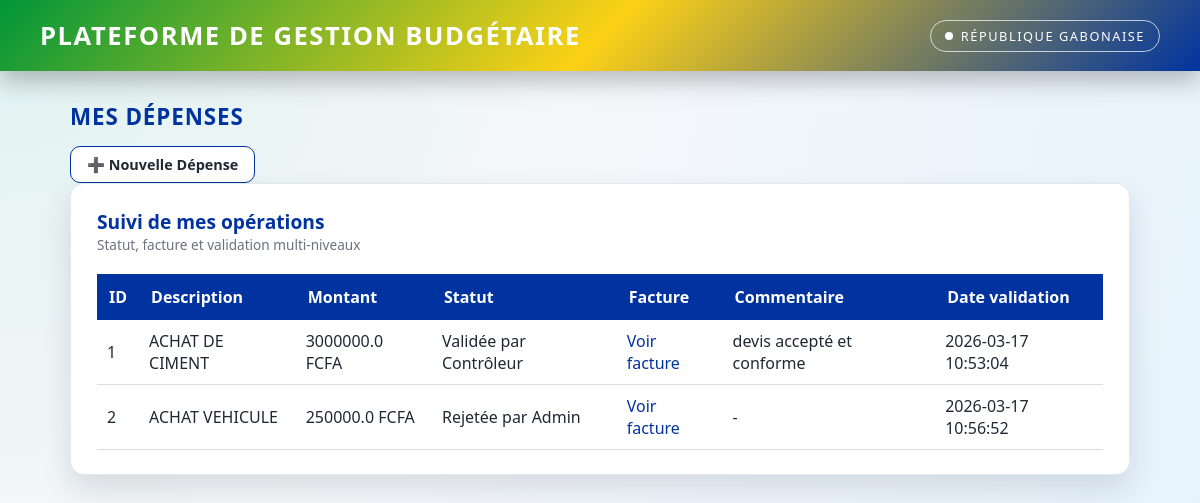
The page /dashboard/agent (signed in) on the database its author committed.
### app/models.py (models this page shows)
class Depense(Base):
    __tablename__ = "depenses"
    id = Column(Integer, primary_key=True, index=True)
    description = Column(String)
    montant = Column(Float)
    budget_id = Column(Integer, ForeignKey("budgets.id"))
    budget = relationship("Budget", back_populates="depenses")
    user_id = Column(Integer, ForeignKey("users.id"))
    user = relationship("User", back_populates="depenses")
    statut = Column(String, default="en_attente")
    commentaire_controleur = Column(String, nullable=True)
    commentaire_admin = Column(String, nullable=True)   # ← AJOUT ICI
    date_validation = Column(String, nullable=True)
    date_creation = Column(DateTime, default=datetime.utcnow)
    facture = relationship("Facture", back_populates="depense", uselist=False)

### app/routes/dashboard.py (the view)
@router.get("/agent")
def dashboard_agent(
    request: Request,
    db: Session = Depends(get_db),
    current_user = Depends(auth.require_role(["agent", "controleur", "admin"]))
):
    depenses = db.query(models.Depense).filter(models.Depense.user_id == current_user.id).all()
    return templates.TemplateResponse("dashboard_agent.html", {
        "request": request,
        "depenses": depenses,
        "user": current_user
    })

### app/templates/dashboard_agent.html
{% extends "base.html" %}
{% block content %}
<h2>Mes Dépenses</h2>
<div class="actions mb-3">
    <a href="/depenses/create" class="btn btn-primary">➕ Nouvelle Dépense</a>
</div>
<div class="card">
    <div class="card-header">
        <div>
            <div class="card-title">Suivi de mes opérations</div>
            <div class="card-subtitle">Statut, facture et validation multi-niveaux</div>
        </div>
    </div>
    {% if depenses|length == 0 %}
        <p>Vous n’avez enregistré aucune dépense pour le moment.</p>
    {% else %}
        <table class="table">
            <thead>
                <tr>
                    <th>ID</th>
                    <th>Description</th>
                    <th>Montant</th>
                    <th>Statut</th>
                    <th>Facture</th>
                    <th>Commentaire</th>
                    <th>Date validation</th>
                </tr>
            </thead>
            <tbody>
                {% for d in depenses %}
                <tr>
                    <td>{{ d.id }}</td>
                    <td>{{ d.description }}</td>
                    <td>{{ d.montant }} FCFA</td>
                    <td>
                        {% if d.statut == "en_attente" %}
                            <span class="badge yellow">En attente</span>
                        {% elif d.statut == "validé_controleur" %}
                            <span class="badge green">Validée par Contrôleur</span>
                        {% elif d.statut == "rejeté_controleur" %}
                            <span class="badge red">Rejetée par Contrôleur</span>
                        {% elif d.statut == "approuvé_admin" %}
                            <span class="badge green">Approuvée par Admin</span>
                        {% elif d.statut == "rejeté_admin" %}
                            <span class="badge red">Rejetée par Admin</span>
                        {% else %}
                            <span class="badge grey">Statut inconnu</span>
                        {% endif %}
                    </td>
                    <td>
                        {% if d.facture %}
                            <a href="/uploads/{{ d.facture.fichier | replace('app/uploads/', '') }}" target="_blank">Voir facture</a>
                        {% else %}
                            -
                        {% endif %}
                    </td>
                    <td>{{ d.commentaire_controleur or "-" }}</td>
                    <td>{{ d.date_validation or "-" }}</td>
                </tr>
                {% endfor %}
            </tbody>
        </table>
    {% endif %}
</div>
{% endblock %}

### static/style.css (style rules this page uses)
:root { --gabon-green: #009639; --gabon-yellow: #FCD116; --gabon-blue: #0033A0; --primary: var(--gabon-blue); --secondary: var(--gabon-green); --bg-light: #f5f7fa; --text-main: #1f2933; --text-muted: #6b7280; --card-bg: #ffffff; --border-soft: #e5e7eb; --shadow-soft: 0 14px 30px rgba(15, 23, 42, 0.12); --radius-lg: 14px; --radius-md: 10px; --transition-fast: 0.2s ease-out; --font-main: "Segoe UI", system-ui, -apple-system, BlinkMacSystemFont, sans-serif; }
* { box-sizing: border-box; margin: 0; padding: 0; }
body { font-family: var(--font-main); background: radial-gradient(circle at top left, #e0f2f1 0, #f5f7fa 40%, #e3f2fd 100%); color: var(--text-main); min-height: 100vh; }
.card { background: var(--card-bg); border-radius: var(--radius-lg); box-shadow: var(--shadow-soft); padding: 24px 26px; border: 1px solid rgba(148, 163, 184, 0.25); backdrop-filter: blur(6px); }
.card-header { display: flex; align-items: baseline; justify-content: space-between; margin-bottom: 14px; }
.card-title { font-size: 1.2rem; font-weight: 600; color: var(--gabon-blue); }
.card-subtitle { font-size: 0.85rem; color: var(--text-muted); }
h2 { font-size: 1.4rem; margin-bottom: 14px; color: var(--gabon-blue); letter-spacing: 0.04em; text-transform: uppercase; }
a { color: var(--gabon-blue); text-decoration: none; font-weight: 500; position: relative; }
a::after { content: ""; position: absolute; left: 0; bottom: -2px; width: 0; height: 2px; background: linear-gradient(90deg, var(--gabon-green), var(--gabon-yellow), var(--gabon-blue)); transition: width var(--transition-fast); }
.table { width: 100%; border-collapse: collapse; margin-top: 20px; }
.table th { background: var(--gabon-blue); color: white; padding: 12px; text-align: left; }
.table td { padding: 10px; border-bottom: 1px solid #ddd; }
.btn { display: inline-flex; align-items: center; gap: 8px; padding: 8px 16px; border-radius: var(--radius-md); font-size: 0.9rem; font-weight: 600; text-transform: none; cursor: pointer; border: 1px solid var(--border-soft); background: #ffffff; color: var(--text-main); transition: background var(--transition-fast), color var(--transition-fast), box-shadow var(--transition-fast); }
.btn-primary { border-color: var(--gabon-blue); }

### rows shown on the page
Depense: id "1", description "ACHAT DE CIMENT", montant "3000000.0", shows "Validée par Contrôleur", commentaire_controleur "devis accepté et conforme", date_validation "2026-03-17 10:53:04"
Depense: id "2", description "ACHAT VEHICULE", montant "250000.0", statut "Rejetée par Admin", commentaire_controleur "-", date_validation "2026-03-17 10:56:52"
